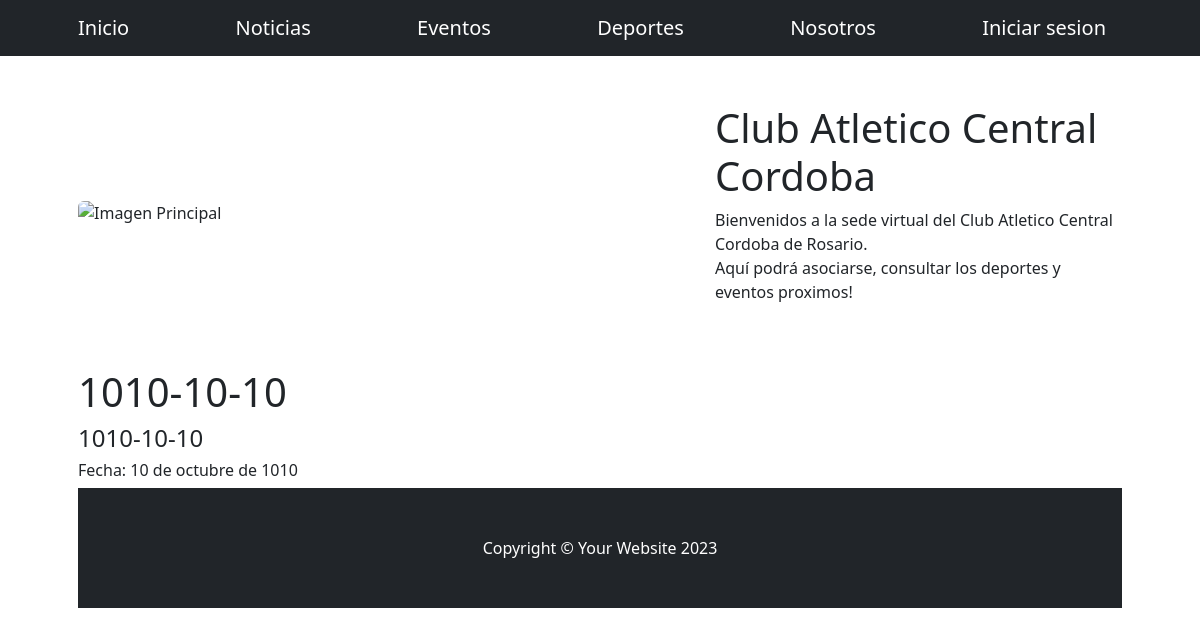
Page /AppClub/detalleEventos/2/ on the earlier database version.
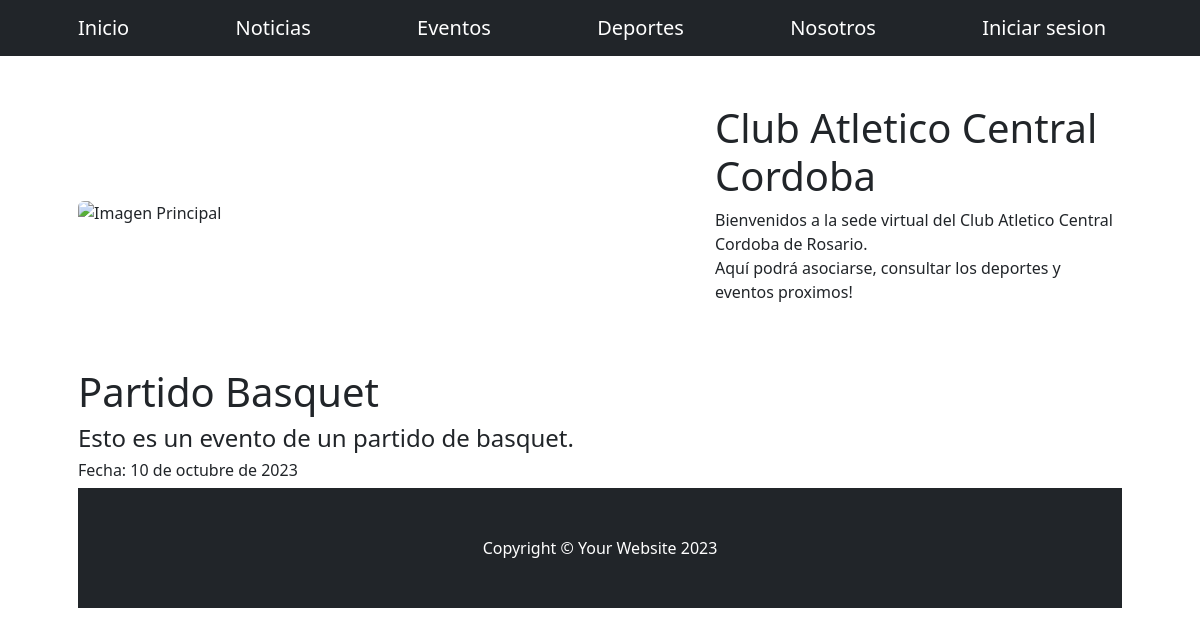
Same page on the later database version.
### AppClub/models.py (models this page shows, shortened)
class Evento(models.Model):
    titulo = models.CharField(max_length=100)
    fecha = models.DateField()
    descripcion = models.TextField()
    deporte = models.ForeignKey(Deporte, on_delete=models.CASCADE, null=True)

### AppClub/views.py (the view)
# urls.py: path("detalleEventos/<pk>/", EventoDetail.as_view(), name="detallarEventos"),
class EventoDetail(DetailView):
    model = Evento
    template_name = "evento_detail.html"
    context_object_name = "evento"

### AppClub/templates/evento_detail.html
{% extends 'padre.html' %}
{% block ContenidoQueCambia %}
<h1>{{evento.titulo}} </h1>
<h4>{{evento.descripcion}}</h4>
<h6>Fecha: {{evento.fecha}}</h4>
    {% endblock ContenidoQueCambia %}

Differences in the rows shown:
changed Evento: titulo "1010-10-10" → "Partido Basquet"; descripcion "1010-10-10" → "Esto es un evento de un partido de basquet."; fecha "10 de octubre de 1010" → "10 de octubre de 2023"
